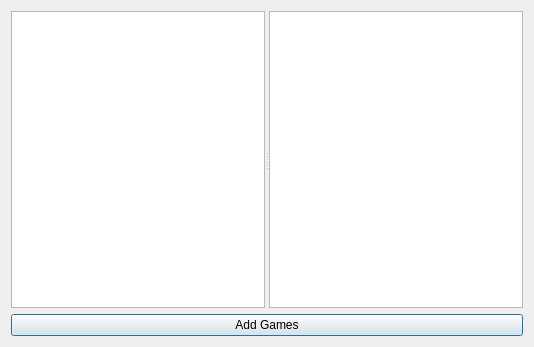
<?xml version="1.0" encoding="UTF-8"?>
<ui version="4.0">
 <class>AddGame</class>
 <widget class="QDialog" name="AddGame">
  <property name="windowModality">
   <enum>Qt::WindowModal</enum>
  </property>
  <property name="geometry">
   <rect>
    <x>0</x>
    <y>0</y>
    <width>534</width>
    <height>347</height>
   </rect>
  </property>
  <property name="windowTitle">
   <string>Add Game</string>
  </property>
  <property name="windowIcon">
   <iconset>
    <normaloff>icon.ico</normaloff>icon.ico</iconset>
  </property>
  <layout class="QVBoxLayout" name="verticalLayout_2">
   <item>
    <widget class="QSplitter" name="splitter">
     <property name="orientation">
      <enum>Qt::Horizontal</enum>
     </property>
     <widget class="QListWidget" name="games">
      <property name="horizontalScrollBarPolicy">
       <enum>Qt::ScrollBarAlwaysOff</enum>
      </property>
      <property name="sizeAdjustPolicy">
       <enum>QAbstractScrollArea::AdjustIgnored</enum>
      </property>
      <property name="showDropIndicator" stdset="0">
       <bool>false</bool>
      </property>
      <property name="alternatingRowColors">
       <bool>false</bool>
      </property>
      <property name="resizeMode">
       <enum>QListView::Adjust</enum>
      </property>
     </widget>
     <widget class="QListWidget" name="stats">
      <property name="horizontalScrollBarPolicy">
       <enum>Qt::ScrollBarAlwaysOff</enum>
      </property>
      <property name="editTriggers">
       <set>QAbstractItemView::NoEditTriggers</set>
      </property>
      <property name="alternatingRowColors">
       <bool>true</bool>
      </property>
     </widget>
    </widget>
   </item>
   <item>
    <widget class="QPushButton" name="pushButton">
     <property name="text">
      <string>Add Games</string>
     </property>
    </widget>
   </item>
  </layout>
 </widget>
 <resources/>
 <connections/>
</ui>
